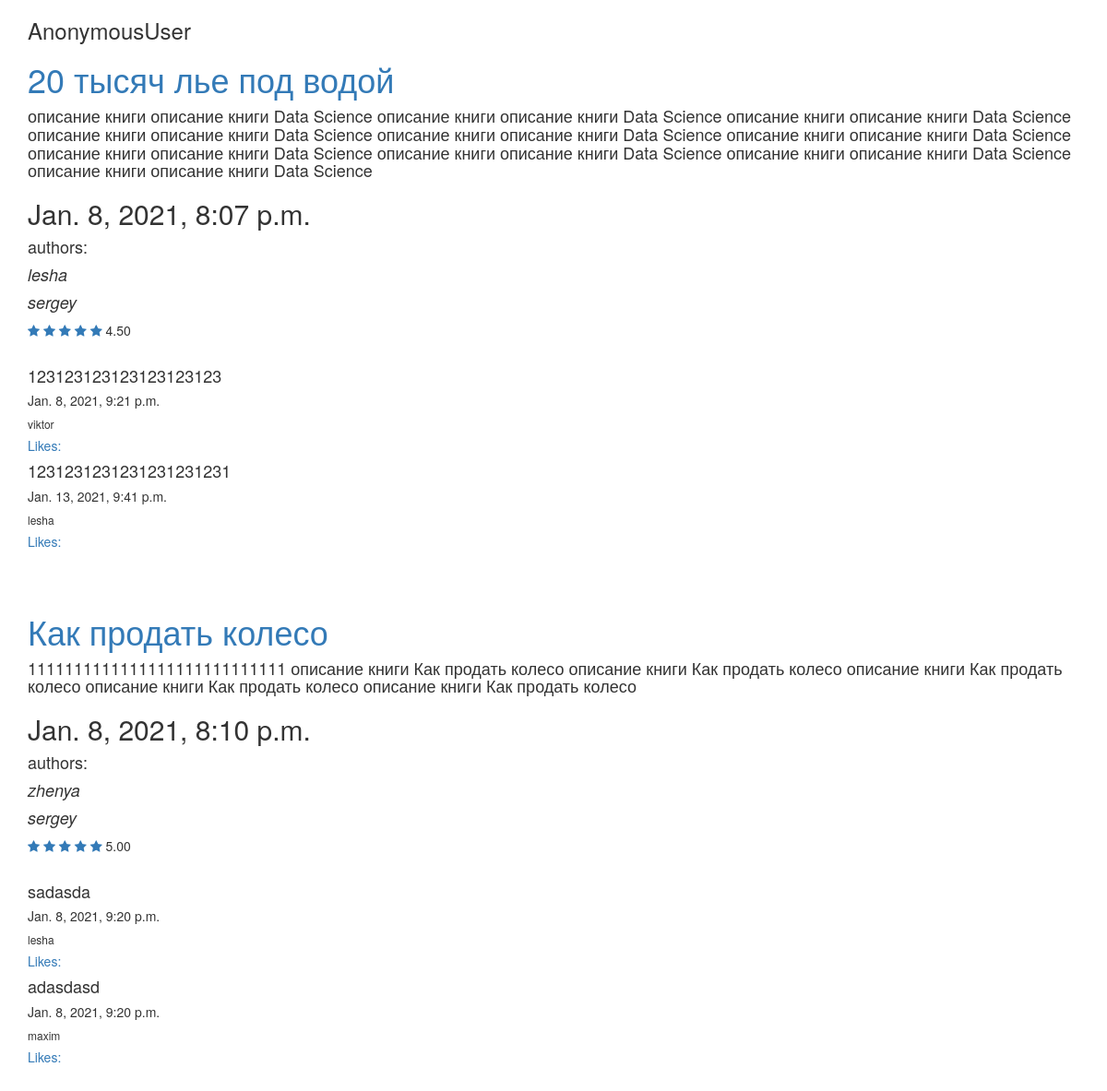
Screenshot of /shop/genres_page/Adventure/ with the database file from the repository.
### manager/models.py (models this page shows, shortened)
class Book(models.Model):
    title = models.CharField(max_length=250)
    date = models.DateTimeField(verbose_name='date-time', auto_now=False, null=True)
    authors = models.ManyToManyField(User, related_name='books')
    description = models.TextField(verbose_name='описание', null=True)
    likes = models.PositiveIntegerField(default=0)
    genres = models.CharField(max_length=50, verbose_name='жанр', null=True)
    rate = models.DecimalField(max_digits=3, decimal_places=2, default=0.0)
    users_counted_stars = models.PositiveIntegerField(default=0, verbose_name='counted_stars')
    count_users = models.PositiveIntegerField(default=0, verbose_name='counted_users')
    slug = models.SlugField(null=True, unique=True)

class Comment(models.Model):
    class Meta:
        verbose_name = 'Коммментарий'
        verbose_name_plural = 'Комментарии'
    comment = models.TextField(verbose_name='comment')
    date = models.DateTimeField(auto_now=True)
    author = models.ForeignKey(User, on_delete=models.CASCADE, related_name='author_comment')
    book = models.ForeignKey(Book, on_delete=models.CASCADE, related_name='comments')
    users_like = models.ManyToManyField(
        User,
        through='manager.LikeCommentUser',
        related_name='liked_comment'
    )
    tmp_book = models.ForeignKey("TMPBook", on_delete=models.CASCADE, related_name='tmp_comment', null= True)

### manager/views.py (the view)
# urls.py: path('genres_page/<str:genre>/', GenresPage.as_view(), name='genre_page'),
class GenresPage(View):
    def get(self, request, genre):
        books = Book.objects.filter(genres=genre)
        context = {}
        context['books'] = books.prefetch_related('authors')
        context['range'] = range(1, 6)
        return render(request, 'genre_page.html', context)

### manager/templates/genre_page.html (shortened to what this page needs)
<!DOCTYPE html>
<html lang="en">
<head>
    <link rel="stylesheet" href="https://maxcdn.bootstrapcdn.com/bootstrap/3.4.1/css/bootstrap.min.css">
    <link rel="stylesheet" href="https://cdnjs.cloudflare.com/ajax/libs/font-awesome/4.7.0/css/font-awesome.min.css">
</head>
<body>
<div class="container">
<h3>{{ user }}</h3>
{% for b in books %}
    <a href="{% url 'book-detail-page' slug=b.slug %}"><h1>{{ b.title }}</h1></a>
    <h4> {{ b.description}} </h4>
    <h2>{{ b.date }}</h2>
    <h4> authors: </h4>
        {% for i in b.authors.all %}
            <h4><i> {{ i }}</i></h4>
            {% endfor %}
    {% for i in range %}
        {% if b.rate >= i %}
        <a href="{% url 'add_rating' slug=b.slug rate=i %}">
        <span class="fa fa-star checked"></span>
        </a>
        {% else %}
        <a href="{% url 'add_rating' slug=b.slug rate=i  %}">
        <span class="fa fa-star" href="{% url 'add_rating' rate=i slug=b.slug %}"></span>
        </a>
        {% endif %}
    {% endfor %}
     {{ b.rate }}
    <br><br>
    {% for comment in b.comments.all %}
    <h4>{{ comment.comment }}</h4>
    <h5>{{ comment.date }}</h5>
    <h6>{{ comment.author }} </h6>
    <a href="{% url 'comment_like' id=comment.id %}"><h5>Likes: {{ comment.count_like }}</h5></a>
    {% endfor %}
    <br><br>
{% endfor %}
</div>
</body>
</html>

### rows the page displays
Book: title "20 тысяч лье под водой", description "описание книги описание книги Data Science описание книги описание книги Data Science описание книги описание книги Data Science описание книги описание книги Data Science описание книги описание книги Data Science описание книги описание книги Data Science описание книги описание книги Data Science описание книги описание книги Data Science описание книги описание книги Data Science описание книги описание книги Data Science", date "Jan. 8, 2021, 8:07 p.m.", rate "4.50"
Comment: comment "123123123123123123123", date "Jan. 8, 2021, 9:21 p.m.", author "viktor"
Comment: comment "1231231231231231231231", date "Jan. 13, 2021, 9:41 p.m.", author "lesha"
Book: title "Как продать колесо", description "1111111111111111111111111111 описание книги Как продать колесо описание книги Как продать колесо описание книги Как продать колесо описание книги Как продать колесо описание книги Как продать колесо", date "Jan. 8, 2021, 8:10 p.m.", rate "5.00"
Comment: comment "sadasda", date "Jan. 8, 2021, 9:20 p.m.", author "lesha"
Comment: comment "adasdasd", date "Jan. 8, 2021, 9:20 p.m.", author "maxim"

### other values shown
{{ user }} "AnonymousUser"
{{ i }} "lesha"
{{ i }} "sergey"
{{ i }} "zhenya"
